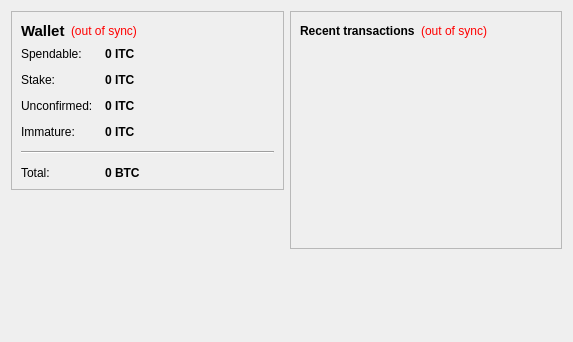
<?xml version="1.0" encoding="UTF-8"?>
<ui version="4.0">
 <class>OverviewPage</class>
 <widget class="QWidget" name="OverviewPage">
  <property name="geometry">
   <rect>
    <x>0</x>
    <y>0</y>
    <width>573</width>
    <height>342</height>
   </rect>
  </property>
  <property name="windowTitle">
   <string>Form</string>
  </property>
  <layout class="QHBoxLayout" name="horizontalLayout" stretch="1,1">
   <item>
    <layout class="QVBoxLayout" name="verticalLayout_2">
     <item>
      <widget class="QFrame" name="frame">
       <property name="frameShape">
        <enum>QFrame::StyledPanel</enum>
       </property>
       <property name="frameShadow">
        <enum>QFrame::Raised</enum>
       </property>
       <layout class="QVBoxLayout" name="verticalLayout_4">
        <item>
         <layout class="QHBoxLayout" name="horizontalLayout_4">
          <item>
           <widget class="QLabel" name="label_5">
            <property name="font">
             <font>
              <pointsize>11</pointsize>
              <weight>75</weight>
              <bold>true</bold>
             </font>
            </property>
            <property name="text">
             <string>Wallet</string>
            </property>
           </widget>
          </item>
          <item>
           <widget class="QLabel" name="labelWalletStatus">
            <property name="toolTip">
             <string>The displayed information may be out of date. Your wallet automatically synchronizes with the ITITANIUMCOIN network after a connection is established, but this process has not completed yet.</string>
            </property>
            <property name="styleSheet">
             <string notr="true">QLabel { color: red; }</string>
            </property>
            <property name="text">
             <string notr="true">(out of sync)</string>
            </property>
            <property name="alignment">
             <set>Qt::AlignLeading|Qt::AlignLeft|Qt::AlignVCenter</set>
            </property>
           </widget>
          </item>
          <item>
           <spacer name="horizontalSpacer_2">
            <property name="orientation">
             <enum>Qt::Horizontal</enum>
            </property>
            <property name="sizeHint" stdset="0">
             <size>
              <width>40</width>
              <height>20</height>
             </size>
            </property>
           </spacer>
          </item>
         </layout>
        </item>
        <item>
         <layout class="QFormLayout" name="formLayout_2">
          <property name="fieldGrowthPolicy">
           <enum>QFormLayout::AllNonFixedFieldsGrow</enum>
          </property>
          <property name="horizontalSpacing">
           <number>12</number>
          </property>
          <property name="verticalSpacing">
           <number>12</number>
          </property>
          <item row="0" column="0">
           <widget class="QLabel" name="label">
            <property name="text">
             <string>Spendable:</string>
            </property>
           </widget>
          </item>
          <item row="0" column="1">
           <widget class="QLabel" name="labelBalance">
            <property name="font">
             <font>
              <weight>75</weight>
              <bold>true</bold>
             </font>
            </property>
            <property name="cursor">
             <cursorShape>IBeamCursor</cursorShape>
            </property>
            <property name="toolTip">
             <string>Your current spendable balance</string>
            </property>
            <property name="text">
             <string notr="true">0 ITC</string>
            </property>
            <property name="textInteractionFlags">
             <set>Qt::LinksAccessibleByMouse|Qt::TextSelectableByKeyboard|Qt::TextSelectableByMouse</set>
            </property>
           </widget>
          </item>
          <item row="1" column="0">
           <widget class="QLabel" name="label_6">
            <property name="text">
             <string>Stake:</string>
            </property>
           </widget>
          </item>
          <item row="1" column="1">
           <widget class="QLabel" name="labelStake">
            <property name="font">
             <font>
              <weight>75</weight>
              <bold>true</bold>
             </font>
            </property>
            <property name="cursor">
             <cursorShape>IBeamCursor</cursorShape>
            </property>
            <property name="toolTip">
             <string>Total of coins that was staked, and do not yet count toward the current balance</string>
            </property>
            <property name="text">
             <string notr="true">0 ITC</string>
            </property>
            <property name="textInteractionFlags">
             <set>Qt::LinksAccessibleByMouse|Qt::TextSelectableByKeyboard|Qt::TextSelectableByMouse</set>
            </property>
           </widget>
          </item>
          <item row="2" column="0">
           <widget class="QLabel" name="label_3">
            <property name="text">
             <string>Unconfirmed:</string>
            </property>
           </widget>
          </item>
          <item row="2" column="1">
           <widget class="QLabel" name="labelUnconfirmed">
            <property name="font">
             <font>
              <weight>75</weight>
              <bold>true</bold>
             </font>
            </property>
            <property name="cursor">
             <cursorShape>IBeamCursor</cursorShape>
            </property>
            <property name="toolTip">
             <string>Total of transactions that have yet to be confirmed, and do not yet count toward the current balance</string>
            </property>
            <property name="text">
             <string notr="true">0 ITC</string>
            </property>
            <property name="textInteractionFlags">
             <set>Qt::LinksAccessibleByMouse|Qt::TextSelectableByKeyboard|Qt::TextSelectableByMouse</set>
            </property>
           </widget>
          </item>
          <item row="3" column="0">
           <widget class="QLabel" name="labelImmatureText">
            <property name="text">
             <string>Immature:</string>
            </property>
           </widget>
          </item>
          <item row="3" column="1">
           <widget class="QLabel" name="labelImmature">
            <property name="font">
             <font>
              <weight>75</weight>
              <bold>true</bold>
             </font>
            </property>
            <property name="toolTip">
             <string>Mined balance that has not yet matured</string>
            </property>
            <property name="text">
             <string notr="true">0 ITC</string>
            </property>
            <property name="textInteractionFlags">
             <set>Qt::LinksAccessibleByMouse|Qt::TextSelectableByKeyboard|Qt::TextSelectableByMouse</set>
            </property>
           </widget>
          </item>
          <item row="4" column="0" colspan="2">
           <widget class="Line" name="line">
            <property name="orientation">
             <enum>Qt::Horizontal</enum>
            </property>
           </widget>
          </item>
          <item row="5" column="0">
           <widget class="QLabel" name="labelTotalText">
            <property name="text">
             <string>Total:</string>
            </property>
           </widget>
          </item>
          <item row="5" column="1">
           <widget class="QLabel" name="labelTotal">
            <property name="font">
             <font>
              <weight>75</weight>
              <bold>true</bold>
             </font>
            </property>
            <property name="cursor">
             <cursorShape>IBeamCursor</cursorShape>
            </property>
            <property name="toolTip">
             <string>Your current total balance</string>
            </property>
            <property name="text">
             <string notr="true">0 BTC</string>
            </property>
            <property name="textInteractionFlags">
             <set>Qt::LinksAccessibleByMouse|Qt::TextSelectableByKeyboard|Qt::TextSelectableByMouse</set>
            </property>
           </widget>
          </item>
         </layout>
        </item>
       </layout>
      </widget>
     </item>
     <item>
      <spacer name="verticalSpacer">
       <property name="orientation">
        <enum>Qt::Vertical</enum>
       </property>
       <property name="sizeHint" stdset="0">
        <size>
         <width>20</width>
         <height>40</height>
        </size>
       </property>
      </spacer>
     </item>
    </layout>
   </item>
   <item>
    <layout class="QVBoxLayout" name="verticalLayout_3">
     <item>
      <widget class="QFrame" name="frame_2">
       <property name="frameShape">
        <enum>QFrame::StyledPanel</enum>
       </property>
       <property name="frameShadow">
        <enum>QFrame::Raised</enum>
       </property>
       <layout class="QVBoxLayout" name="verticalLayout">
        <item>
         <layout class="QHBoxLayout" name="horizontalLayout_2">
          <item>
           <widget class="QLabel" name="label_4">
            <property name="text">
             <string>&lt;b&gt;Recent transactions&lt;/b&gt;</string>
            </property>
           </widget>
          </item>
          <item>
           <widget class="QLabel" name="labelTransactionsStatus">
            <property name="toolTip">
             <string>The displayed information may be out of date. Your wallet automatically synchronizes with the ITITANIUMCOIN network after a connection is established, but this process has not completed yet.</string>
            </property>
            <property name="styleSheet">
             <string notr="true">QLabel { color: red; }</string>
            </property>
            <property name="text">
             <string notr="true">(out of sync)</string>
            </property>
            <property name="alignment">
             <set>Qt::AlignRight|Qt::AlignTrailing|Qt::AlignVCenter</set>
            </property>
           </widget>
          </item>
          <item>
           <spacer name="horizontalSpacer">
            <property name="orientation">
             <enum>Qt::Horizontal</enum>
            </property>
            <property name="sizeHint" stdset="0">
             <size>
              <width>40</width>
              <height>20</height>
             </size>
            </property>
           </spacer>
          </item>
         </layout>
        </item>
        <item>
         <widget class="QListView" name="listTransactions">
          <property name="styleSheet">
           <string notr="true">QListView { background: transparent; }</string>
          </property>
          <property name="frameShape">
           <enum>QFrame::NoFrame</enum>
          </property>
          <property name="verticalScrollBarPolicy">
           <enum>Qt::ScrollBarAlwaysOff</enum>
          </property>
          <property name="horizontalScrollBarPolicy">
           <enum>Qt::ScrollBarAlwaysOff</enum>
          </property>
          <property name="selectionMode">
           <enum>QAbstractItemView::NoSelection</enum>
          </property>
         </widget>
        </item>
       </layout>
      </widget>
     </item>
     <item>
      <spacer name="verticalSpacer_2">
       <property name="orientation">
        <enum>Qt::Vertical</enum>
       </property>
       <property name="sizeHint" stdset="0">
        <size>
         <width>20</width>
         <height>40</height>
        </size>
       </property>
      </spacer>
     </item>
    </layout>
   </item>
  </layout>
 </widget>
 <resources/>
 <connections/>
</ui>
